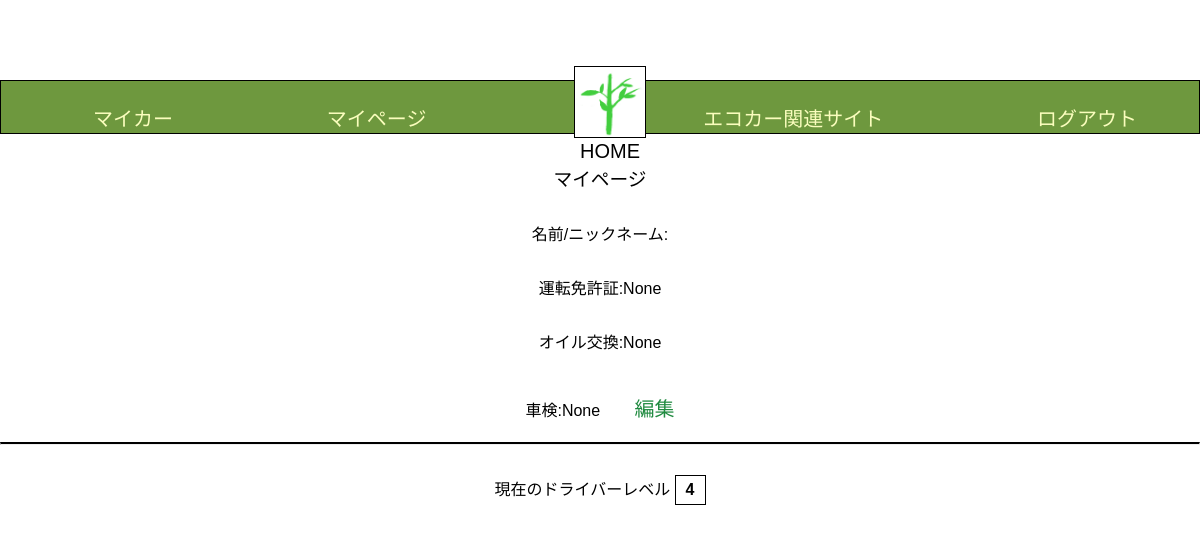
Before: /Edrive/mypage/4 (signed in) with the older database file.
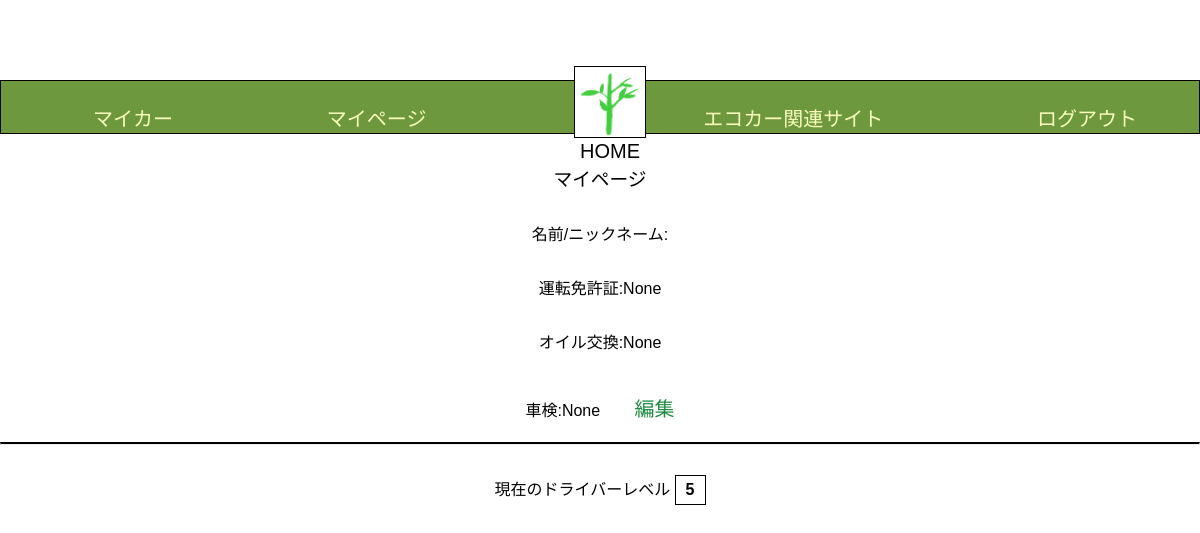
After: the same page with the newer database file.
### Edrive/models.py (models this page shows, shortened)
class BaseModel(models.Model):
    created_at = models.DateTimeField(auto_now_add=True)
    updated_at = models.DateTimeField(auto_now=True)
    class Meta:
        abstract = True

class User(AbstractBaseUser, PermissionsMixin, BaseModel):
    name = models.CharField(max_length=1000, default='default_name')
    user_name = models.CharField(max_length=50)
    password = models.CharField(max_length=200)
    licence_expiry_on = models.DateField(null=True)
    driver_level = models.IntegerField(default=1)
    target_achievement_count = models.IntegerField(default=0)
    email = models.EmailField(max_length=255, unique=True)
    is_active = models.BooleanField(default=True)
    is_staff = models.BooleanField(default=False)
    groups = models.ManyToManyField(
        'auth.Group',
        related_name='edrive_user_set',  # 追加
        blank=True,
        help_text='The groups this user belongs to.',
        verbose_name='groups'
    )
    user_permissions = models.ManyToManyField(
        'auth.Permission',
        related_name='edrive_user_set',  # 追加
        blank=True,
        help_text='Specific permissions for this user.',
        verbose_name='user permissions'
    )
    USERNAME_FIELD = 'email'
    REQUIRED_FIELDS = ['user_name']
    objects = UserManager()

### Edrive/views.py (the view)
# urls.py: path('mypage/<int:pk>',MyPageView.as_view(), name = 'mypage'),
class MyPageView(LoginRequiredMixin,View):
    template_name = 'mypage.html'
    def get(self, request, *args, **kwargs):
        user = request.user
        user_instance = User.objects.get(pk=user.pk)
        my_car = MyCar.objects.filter(user=user_instance).first()
        context = {
             'user':user_instance,
             'mycars_instance': my_car,
        }
        return render(request, self.template_name, context)

### templates/mypage.html (shortened to what this page needs)
{% load static %}
<!DOCTYPE html>
<html lang="ja">
   <head>
      <link rel="stylesheet" href="{% static 'css/style.css' %}">
   </head>
   <body>
       <header class="header-container">
      <nav class="navbar navbar-expand-lg navbar-light bg-light">
        <a class="navbar-brand" href="{% url 'Edrive:my_car' user.pk %}">マイカー</a>
        <a class="navbar-brand" href="{% url 'Edrive:mypage' user.pk %}">マイページ</a>
        <div class="logo">
        <a href="{% url 'Edrive:home' %}" class="home-link">
             <img src = "{% get_media_prefix %}shinryoku.png"  alt = "ホーム">
             <p>HOME</p>
        </a>
        </div>
        <a class="navbar-brand" href="{% url 'Edrive:eco_car_site' %}">エコカー関連サイト</a>
        <a class="navbar-brand" href="{% url 'Edrive:logout' %}">ログアウト</a>
      </nav>
      </header>
   </head>
  <body class="my_page">
    <h3>マイページ</h3>
    <h4>名前/ニックネーム:{{ user.user_name }}</h4>
    <h4>運転免許証:{{ user.licence_expiry_on }}</h4>
    <h4>オイル交換:{{ mycars_instance.next_oil_change_on }}</h4>
    <h4>車検:{{ mycars_instance.next_inspection_on }}
    <a class="navbar-brand" href="{% url 'Edrive:mypage_edit' user.pk %}">編集</a>
    </h4>
    <hr class = "divider">
    <h4>現在のドライバーレベル <span class="driver-level-box">{{ user.driver_level }}</span></h4>
    </body>
</html>

Changed rows visible on the page:
changed User "None": driver_level "4" → "5"
